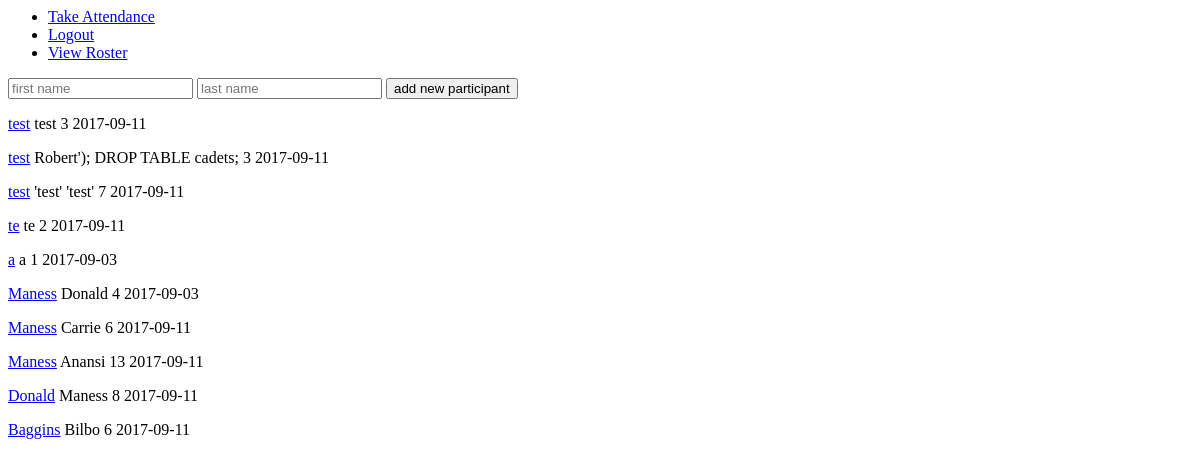
/add (signed in), run on an earlier commit of the app's database.
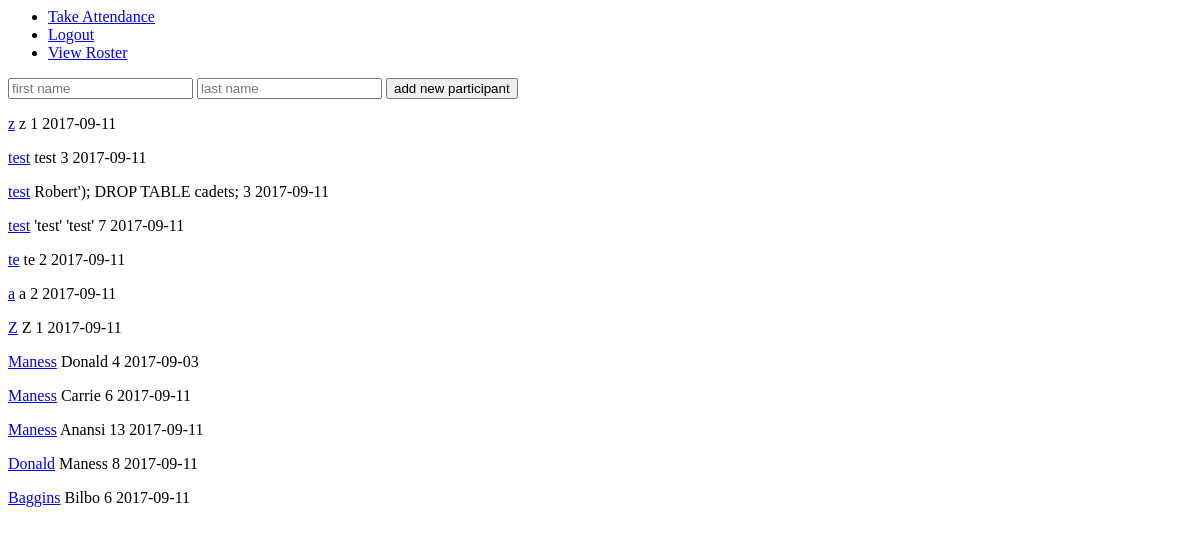
And on a later commit of the database.
### tables this page shows
CREATE TABLE cadets(id INTEGER NOT NULL PRIMARY KEY, last_name TEXT NOT NULL, first_name TEXT NOT NULL, attendance_current_rank INTEGER NOT NULL, attendance_total INTEGER NOT NULL, time INTEGER NOT NULL DEFAULT CURRENT_DATE, CONSTRAINT unq UNIQUE (last_name, first_name));

### application.py (the view)
@app.route("/add", methods=["GET", "POST"])
@login_required
def add():
    if request.method ==  "POST":
        first = request.form.get("first")
        last = request.form.get("last")
        if first == "" or last == "":
            msg = "please provide your first and last name"
            return error(msg)
        else:
            c.execute("SELECT first_name, last_name FROM cadets WHERE first_name=? AND last_name=?", (first, last))
            exists = c.fetchone()
            if exists == None:
                c.execute("INSERT INTO cadets (first_name, last_name, attendance_current_rank, attendance_total) VALUES (?, ?, 1, 1)", (first, last))
                conn.commit()
                return redirect("/add")
            else:
                msg = "this name already exists in the database"
                return error(msg)
    else:
        cadets = c.execute("SELECT * FROM cadets ORDER BY last_name DESC")
        return render_template("add.html", cadets = cadets)

### application.py (called while the page is built)
def login_required(f):
    @wraps(f)
    def decorated_function(*args, **kwargs):
        if session.get("user_id") is None:
            return redirect(url_for("login", next=request.url))
        return f(*args, **kwargs)
    return decorated_function

### templates/add.html (shortened to what this page needs)
{% extends "layout.html" %}
{% block main %}
    <form action="{{ url_for('add') }}" method="post">
        <input type="text" name="first" placeholder="first name"/>
        <input type="text" name="last" placeholder="last name"/>
        <button type="submit">add new participant</button>
    </form>
    <p>
    {% for cadet in cadets %}
        <p>
        <a href="/check_in/{{cadet.first_name}},{{cadet.last_name}}"/>{{ cadet.last_name }}</a>  {{ cadet.first_name }}  {{ cadet.attendance_current_rank }} {{ cadet.time }}
        </p>
    {% endfor %}
    </p>
{% endblock %}

What changed in the data, as far as the page shows it:
added cadets: last_name "z", first_name "z", attendance_current_rank "1", time "2017-09-11"
changed cadets (number 6 of 12 on the later page): attendance_current_rank "1" → "2"; time "2017-09-03" → "2017-09-11"
added cadets: last_name "Z", first_name "Z", attendance_current_rank "1", time "2017-09-11"
